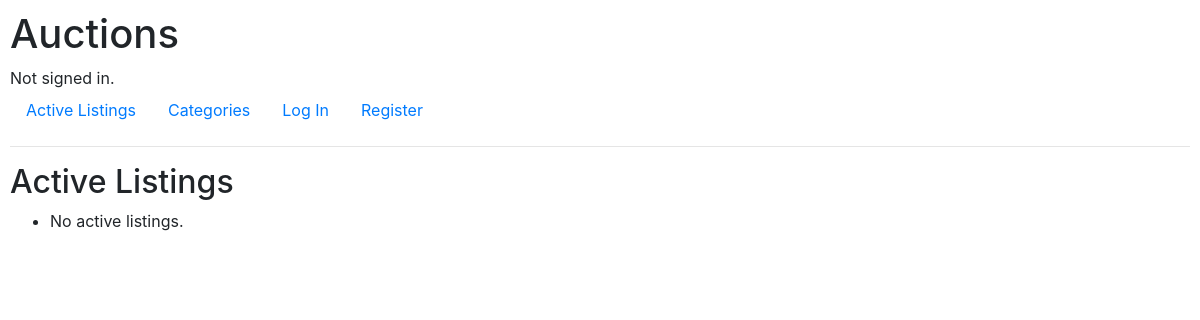
/, run on an earlier commit of the app's database.
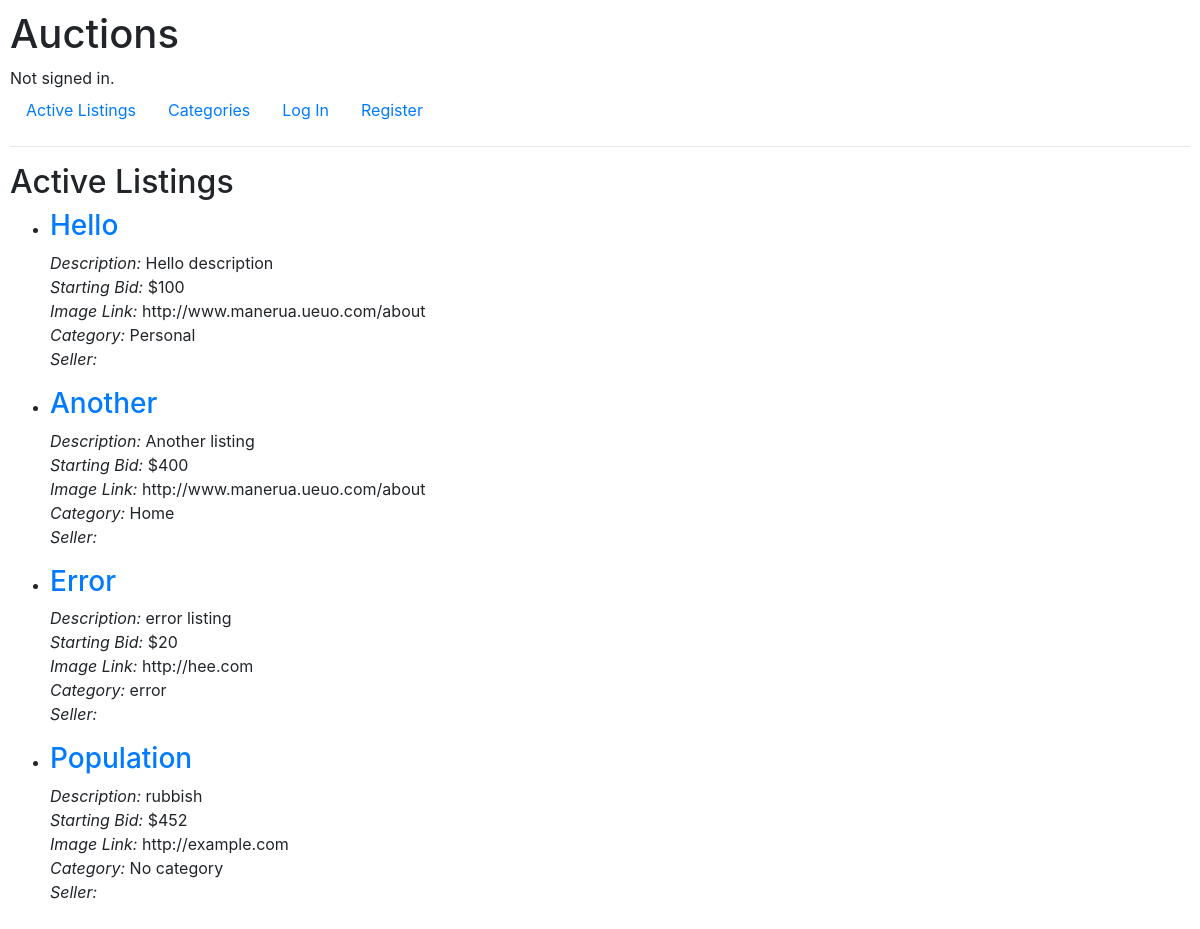
And on a later commit of the database.
### auctions/models.py (models this page shows, shortened)
class AuctionListing(models.Model):
    title = models.CharField(max_length=64)
    description = models.TextField()
    starting_bid = models.IntegerField()
    image = models.URLField()
    category = models.CharField(max_length=64)
    seller = models.ForeignKey(User, on_delete=models.CASCADE, related_name="goods")

### auctions/views.py (the view)
# urls.py: path("", views.index, name="index"),
def index(request):
    auction_listings = AuctionListing.objects.all()
    return render(request, "auctions/index.html", {
        "auction_listings": auction_listings
    })

### auctions/templates/auctions/index.html
{% extends "auctions/layout.html" %}
{% block body %}
    <h2>Active Listings</h2>
    <ul>
        {% for listing in auction_listings %}
            <li>
                <h3><a href="{% url 'listing' listing.id %}">{{ listing.title }}</a></h3>
                <p>
                    <em>Description:</em> {{ listing.description }}<br>
                    <em>Starting Bid:</em> ${{ listing.starting_bid}}<br>
                    <em>Image Link:</em> {{ listing.image }}<br>
                    <em>Category:</em> {{ listing.category }}<br>
                    <em>Seller:</em> {{ listing.seller }}
                </p>
            </li>
        {% empty %}
            <li>No active listings.</li>
        {% endfor %}
    </ul>
{% endblock %}

### auctions/templates/auctions/layout.html (shortened to what this page needs)
{% load static %}
<!DOCTYPE html>
<html lang="en">
    <head>
        <link rel="stylesheet" href="https://stackpath.bootstrapcdn.com/bootstrap/4.4.1/css/bootstrap.min.css">
        <link href="{% static 'auctions/styles.css' %}" rel="stylesheet">
    </head>
    <body>
        <h1>Auctions</h1>
        <div>
            {% if user.is_authenticated %}
                Signed in as <strong>{{ user.username }}</strong>.
            {% else %}
                Not signed in.
            {% endif %}
        </div>
        <ul class="nav">
            <li class="nav-item">
                <a class="nav-link" href="{% url 'index' %}">Active Listings</a>
            </li>
            <li class="nav-item">
                <a class="nav-link" href="{% url 'categories' %}">Categories</a>
            </li>
            {% if user.is_authenticated %}
                <li class="nav-item">
                    <a class="nav-link" href="{% url 'create_listing' %}">Create Listing</a>
                </li>
                <li class="nav-item">
                    <a class="nav-link" href="{% url 'watchlist' %}">Watchlist</a>
                </li>
                <li class="nav-item">
                    <a class="nav-link" href="{% url 'logout' %}">Log Out</a>
                </li>
            {% else %}
                <li class="nav-item">
                    <a class="nav-link" href="{% url 'login' %}">Log In</a>
                </li>
                <li class="nav-item">
                    <a class="nav-link" href="{% url 'register' %}">Register</a>
                </li>
            {% endif %}
        </ul>
        <hr>
        {% block body %}
        {% endblock %}
    </body>
</html>

### auctions/static/auctions/styles.css (style rules this page uses)
body { padding: 10px; }

What changed in the data, as far as the page shows it:
added AuctionListing: title "Hello", description "Hello description", starting_bid "100", image "http://www.manerua.ueuo.com/about", category "Personal"
added AuctionListing: title "Another", description "Another listing", starting_bid "400", image "http://www.manerua.ueuo.com/about", category "Home"
added AuctionListing: title "Error", description "error listing", starting_bid "20", image "http://hee.com", category "error"
added AuctionListing: title "Population", description "rubbish", starting_bid "452", image "http://example.com", category "No category"
Also different on the page:
text no longer shown: "No active listings."
